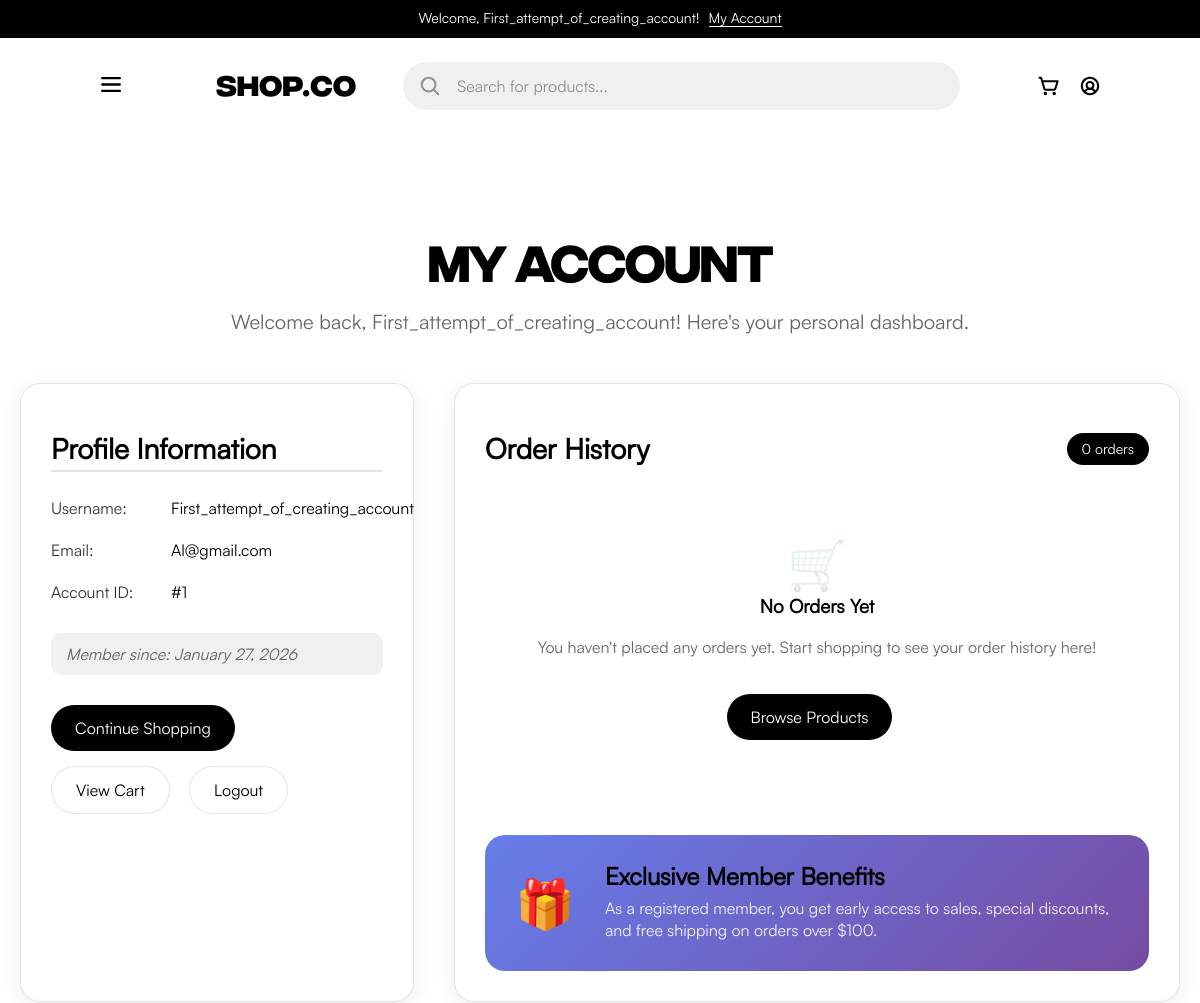
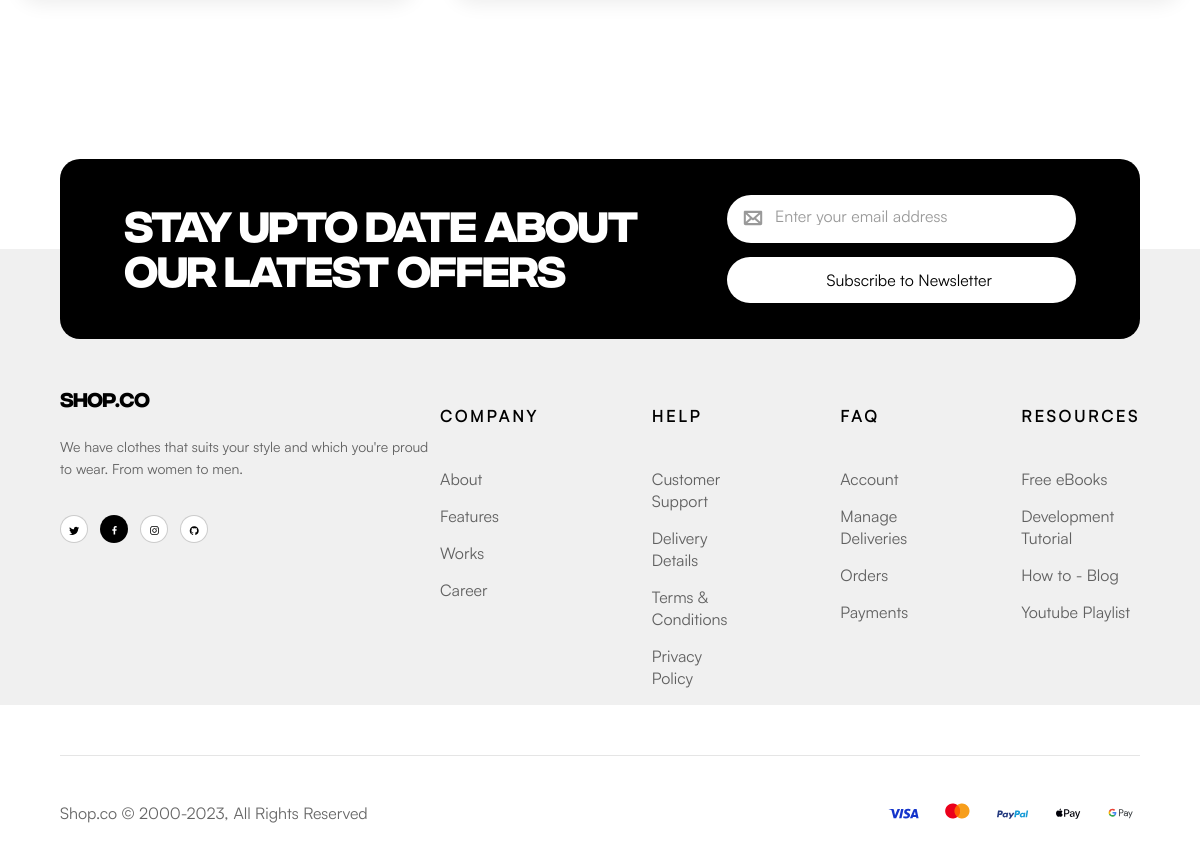
Page /account (signed in) on the committed database (2 pictures, top to bottom).
### app/models.py (models this page shows, shortened)
class User(db.Model):
    id = db.Column(db.Integer, primary_key=True)
    username = db.Column(db.String(80), unique=True, nullable=False)
    email = db.Column(db.String(120), unique=True, nullable=False)
    password_hash = db.Column(db.String(200), nullable=False)
    created_at = db.Column(db.DateTime, default=datetime.utcnow)

### app/routes.py (the view)
@bp.route('/account')
def account():
    if 'user_id' not in session:
        flash('Please log in', 'error')
        return redirect(url_for('main.login'))
    user = User.query.get(session['user_id'])
    return render_template('account.html', user=user)

### app/templates/Account.html (shortened to what this page needs)
{% extends "base.html" %}
{% block extra_styles %}
<link href="{{ url_for('static', filename='css/content_blocks/account.css') }}" rel="stylesheet">
{% endblock %}
{% block content %}
<section class="account-section">
    <div class="account-header">
        <h1>My Account</h1>
        <p class="account-welcome">Welcome back, {{ user.username }}! Here's your personal dashboard.</p>
    </div>
    <div class="account-content">
        <div class="profile-panel">
            <div class="profile-info">
                <h2>Profile Information</h2>
                <div class="info-item">
                    <div class="info-label">Username:</div>
                    <div class="info-value">{{ user.username }}</div>
                </div>
                <div class="info-item">
                    <div class="info-label">Email:</div>
                    <div class="info-value">{{ user.email }}</div>
                </div>
                <div class="info-item">
                    <div class="info-label">Account ID:</div>
                    <div class="info-value">#{{ user.id }}</div>
                </div>
                <div class="member-since">
                    Member since: {{ user.created_at.strftime('%B %d, %Y') }}
                </div>
            </div>
            <div class="account-actions">
                <a href="{{ url_for('main.home') }}" class="action-button">
                    Continue Shopping
                </a>
                <a href="{{ url_for('main.cart') }}" class="action-button secondary">
                    View Cart
                </a>
                <a href="{{ url_for('main.logout') }}" class="action-button secondary">
                    Logout
                </a>
            </div>
        </div>
        <div class="orders-panel">
            <div class="orders-header">
                <h2>Order History</h2>
                <div class="orders-count">0 orders</div>
            </div>
            <div class="order-list">
                <div class="no-orders">
                    <div class="no-orders-icon">🛒</div>
                    <h3>No Orders Yet</h3>
                    <p>You haven't placed any orders yet. Start shopping to see your order history here!</p>
                    <a href="{{ url_for('main.home') }}" class="action-button" style="margin-top: 20px;">
                        Browse Products
                    </a>
                </div>
            </div>
            <div class="bonus-section">
                <div class="bonus-content">
                    <div class="bonus-icon">🎁</div>
                    <div class="bonus-text">
                        <h3>Exclusive Member Benefits</h3>
                        <p>As a registered member, you get early access to sales, special discounts, and free shipping on orders over $100.</p>
                    </div>
                </div>
            </div>
        </div>
    </div>
</section>
{% endblock %}

### app/templates/base.html (shortened to what this page needs)
<!DOCTYPE html>
<html lang="en">
<head>
    <link href="{{ url_for('static', filename='css/base.css') }}" rel="stylesheet">
    {% block styles %}
        <link href="{{ url_for('static', filename='css/common.css') }}" rel="stylesheet">
    {% endblock %}
    {% block extra_styles %}{% endblock  %}
</head>
<body>
    <header id="header">
        <article class="header-register">
            {% if session.get('user_id') %}
                <p>Welcome, {{ session.username }}!
                    <a class="header-register-link" href="{{ url_for('main.account') }}">
                        My Account
                    </a>
                </p>
            {% endif %}
        </article>
        <article class="header-content">
            <nav class="header-nav">
                <button class="header-nav-more">
                    <img src="{{url_for('static' , filename='img/header-nav-more.svg')}}" width="22" height="17" alt="read more">
                </button>
                <a class="header-nav-logo" href="{{url_for('main.home')}}">
                    <img src="{{ url_for('static', filename='img/SHOP.CO.svg') }}" width="160" height="22" alt="Logo of company">
                </a>
                <div class="header-nav-search">
                    <label class="header-nav-img" for="header-nav-input">
                        <img src="{{url_for('static', filename='img/Magnifying_glass.svg')}}" width="20" height="20" alt="Magnifying glass in input">
                    </label>
                    <input id="header-nav-input" name="header-nav-input" type="text" autocomplete="off" placeholder="Search for products...">
                </div>
                <div class="header-nav-other">
                    <a class="telegka" href="{{ url_for('main.cart') }}">
                        <img src="{{ url_for('static', filename='img/catr(telegka).svg') }}" width="22" height="20" alt="basket of user">
                    </a>
                    <a class="account" href="{{ url_for('main.account')}}">
                        <img src="{{ url_for('static', filename='img/account.svg') }}" width="20" height="20" alt="user account">
                    </a>
                </div>
            </nav>
        </article>
    </header>
    <main>
        {% block content %}{% endblock %}
    </main>
    <footer class="footer">
        <article class="footer-flex1">
            <h2 class="H2-IntegralFont">STAY UPTO DATE ABOUT OUR LATEST OFFERS</h2>
            <form class="footer-form">
                <div>
                    <label for="footer-flex1-email"><img class="footer-form-img" src="{{ url_for('static', filename='img/Email.svg') }}" width="20" height="16" alt="photo of the envelope"></label>
                    <input id="footer-flex1-email" name="footer-flex1-email" type="email" placeholder="Enter your email address">
                </div>
                <input id="footer-flex1-sending" name="footer-flex1-sending" type="submit" value="Subscribe to Newsletter" placeholder="Subscribe to Newsletter">
            </form>
        </article>
        <div class="footer-flex2and3-wrapper">
            <article class="footer-flex2">
                <div class="footer-flex2-part1">
                    <h3>SHOP.CO</h3>
                    <p>We have clothes that suits your style and which you're proud to wear. From women to men.</p>
                    <ul class="footer-messagers">
                        <li class="footer-messager">
                            <a href="#">
                                <img src="{{ url_for('static', filename='img/twitter_icon.svg') }}" width="11" height="9" alt="icon of twitter">
                            </a>
                        </li>
                        <li class="footer-messager">
                            <a href="#">
                                <img src="{{ url_for('static', filename='img/Facebook_icon.svg') }}" width="11" height="9" alt="icon of factbook">
                            </a>
                        </li>
                        <li class="footer-messager">
                            <a href="#">
                                <img src="{{ url_for('static', filename='img/logo-instagram 1.svg') }}" width="11" height="9" alt="icon of instagramm">
                            </a>
                        </li>
                        <li class="footer-messager">
                            <a href="#">
                                <img src="{{ url_for('static', filename='img/git_icon.svg') }}" width="11" height="9" alt="icon of githab">
                            </a>
                        </li>
                    </ul>
                </div>
                <ul class="footer-links">
                    <li class="footer-links-column">
                        <ul>
                            <li class="footer-link"><a href="#"><h4>COMPANY</h4></a></li>
                            <li class="footer-link"><a href="#">About</a></li>
                            <li class="footer-link"><a href="#">Features</a></li>
                            <li class="footer-link"><a href="#">Works</a></li>
                            <li class="footer-link"><a href="#">Career</a></li>
                        </ul>
                    </li>
                    <li class="footer-links-column">
                        <ul>
                            <li class="footer-link"><a href="#"><h4>HELP</h4></a></li>
                            <li class="footer-link"><a href="#">Customer Support</a></li>
                            <li class="footer-link"><a href="#">Delivery Details</a></li>
                            <li class="footer-link"><a href="#">Terms & Conditions</a></li>
                            <li class="footer-link"><a href="#">Privacy Policy</a></li>
                        </ul>
                    </li>
                    <li class="footer-links-column">
                        <ul>
                            <li class="footer-link"><a href="#"><h4>FAQ</h4></a></li>
                            <li class="footer-link"><a href="#">Account</a></li>
                            <li class="footer-link"><a href="#">Manage Deliveries</a></li>
                            <li class="footer-link"><a href="#">Orders</a></li>
                            <li class="footer-link"><a href="#">Payments</a></li>
                        </ul>
                    </li>
                    <li class="footer-links-column">
                        <ul>
                            <li class="footer-link"><a href="#"><h4>RESOURCES</h4></a></li>
                            <li class="footer-link"><a href="#">Free eBooks</a></li>
                            <li class="footer-link"><a href="#">Development Tutorial</a></li>
                            <li class="footer-link"><a href="#">How to - Blog</a></li>
                            <li class="footer-link"><a href="#">Youtube Playlist</a></li>
                        </ul>
                    </li>
                </ul>
            </article>
            <article class="footer-flex3">
                <div class="footer-copyringPolicy">
                    <a class="footer-copyring" href="#">Shop.co © 2000-2023,</a>
                    <a class="footer-policy" href="#">All Rights Reserved</a>
                </div>
                <ul class="footer-cards">
                    <li class="footer-card">
                        <a href="#">
                            <img src="{{ url_for('static', filename='img/Visa.svg') }}" width="33" height="11" alt="Logo of Visa cards">
                        </a>
                    </li>
                    <li class="footer-card">
                        <a href="#">
                            <img src="{{ url_for('static', filename='img/Mastercard.svg') }}" width="25" height="16" alt="Logo of Mastercard cards">
                        </a>
                    </li>
                    <li class="footer-card">
                        <a href="#">
                            <img src="{{ url_for('static', filename='img/Paypal.svg') }}" width="35" height="9" alt="Logo of PayPal cards">
                        </a>
                    </li>
                    <li class="footer-card">
                        <a href="#">
                            <img src="{{ url_for('static', filename='img/Logo_apple_pay.svg') }}" width="26" height="11" alt="Logo of apple pay">
                        </a>
                    </li>
                    <li class="footer-card">
                        <a href="#">
                            <img src="{{ url_for('static', filename='img/G Pay.svg') }}" width="29" height="11" alt="Logo of Google pay">
                        </a>
                    </li>
                </ul>
            </article>
        </div>
    </footer>
</body>
</html>

### app/static/css/common.css (style rules this page uses)
body { margin: 0; padding: 0; font-size: 16px; line-height: 22px; color: rgba(0, 0, 0, 0.6); background-color: rgba(255, 255, 255, 1); font-family: "Satoshi"; }
* { box-sizing: border-box; }
h1 { font-family: "Integral CF"; }
h1, h2, h3, h4, .price, .price_now { color: rgba(0, 0, 0, 1); }
.H2-IntegralFont { font-family: "Integral CF"; font-size: 48px; line-height: 57.6px; }
ul, li { padding: 0; list-style: none; }
input::placeholder { font-size: 16px; line-height: 21.6px; color: rgba(0, 0, 0, 0.4); }

### app/static/css/content_blocks/account.css (style rules this page uses)
.account-section { max-width: 1200px; margin: 0 auto; padding: 60px 20px; min-height: 80vh; }
.account-header { text-align: center; margin-bottom: 50px; }
.account-header h1 { font-family: "Integral CF"; font-size: 48px; line-height: 57.6px; margin-bottom: 16px; }
.account-welcome { font-size: 20px; color: rgba(0, 0, 0, 0.6); }
.account-content { display: flex; flex-wrap: wrap; gap: 40px; }
.profile-panel { flex: 1; min-width: 300px; background: white; border-radius: 20px; padding: 30px; box-shadow: 0 4px 20px rgba(0, 0, 0, 0.08); border: 1px solid rgba(0, 0, 0, 0.1); }
.profile-info h2 { font-size: 28px; margin-bottom: 25px; color: rgba(0, 0, 0, 1); border-bottom: 2px solid rgba(0, 0, 0, 0.1); padding-bottom: 10px; }
.info-item { margin-bottom: 20px; display: flex; align-items: center; }
.info-label { font-weight: 500; color: rgba(0, 0, 0, 0.8); min-width: 120px; font-size: 16px; }
.info-value { color: rgba(0, 0, 0, 1); font-size: 16px; flex: 1; }
.member-since { background-color: rgba(240, 240, 240, 1); padding: 10px 15px; border-radius: 10px; margin-top: 30px; font-style: italic; color: rgba(0, 0, 0, 0.6); }
.account-actions { margin-top: 30px; }
.action-button { display: inline-block; padding: 12px 24px; background-color: rgba(0, 0, 0, 1); color: white; border: none; border-radius: 62px; font-size: 16px; font-weight: 500; cursor: pointer; text-decoration: none; transition: all 0.3s ease; font-family: "Satoshi"; margin-right: 15px; margin-bottom: 15px; }
.action-button.secondary { background-color: white; color: black; border: 1px solid rgba(0, 0, 0, 0.1); }
.orders-panel { flex: 2; min-width: 300px; background: white; border-radius: 20px; padding: 30px; box-shadow: 0 4px 20px rgba(0, 0, 0, 0.08); border: 1px solid rgba(0, 0, 0, 0.1); }
.orders-header { display: flex; justify-content: space-between; align-items: center; margin-bottom: 30px; }
.orders-header h2 { font-size: 28px; color: rgba(0, 0, 0, 1); }
.orders-count { background-color: rgba(0, 0, 0, 1); color: white; padding: 5px 15px; border-radius: 20px; font-size: 14px; }
.order-list { margin-bottom: 40px; }
.no-orders { text-align: center; padding: 40px 20px; color: rgba(0, 0, 0, 0.6); }
.no-orders-icon { font-size: 48px; margin-bottom: 20px; color: rgba(0, 0, 0, 0.2); }
.bonus-section { background: linear-gradient(135deg, #667eea 0%, #764ba2 100%); border-radius: 20px; padding: 30px; color: white; margin-top: 40px; }
.bonus-content { display: flex; align-items: center; gap: 30px; }
.bonus-icon { font-size: 48px; }
.bonus-text h3 { margin: 0 0 10px 0; font-size: 24px; }
.bonus-text p { margin: 0; opacity: 0.9; }

### rows in the picture
User: username "First_attempt_of_creating_account", email "Al@gmail.com", id "1", created_at "January 27, 2026"
